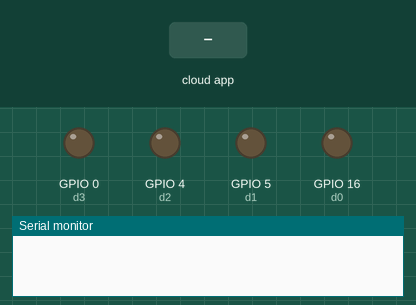
A sketch run on a simulated ESP8266 (NodeMCU). On the bench: output pins drawn as LEDs (lit = HIGH), the last lines printed to the serial monitor. The test bench sets the inputs (shaded band). WiFi joins after 1.5 s; servers stay silent unless stated.

Above: at 2.4 s.
2.5 s: the phone or cloud app sets right to 1
At 3.2 s:
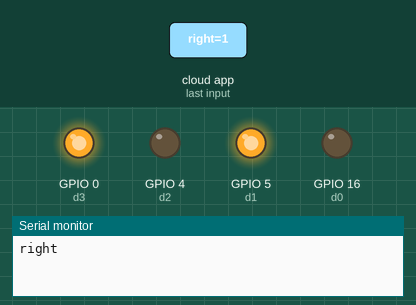
4.2 s: the phone or cloud app sets down to 1
At 5.4 s:
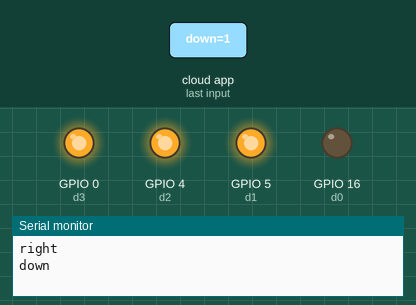
5.7 s: the phone or cloud app sets up to 1
At 6.7 s:
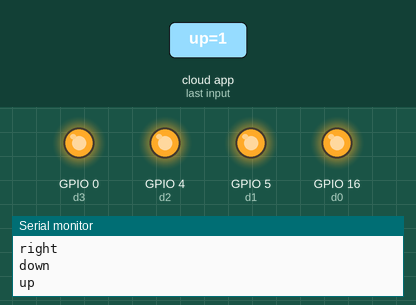
8.7 s: the phone or cloud app sets left to 0
At 9.9 s:
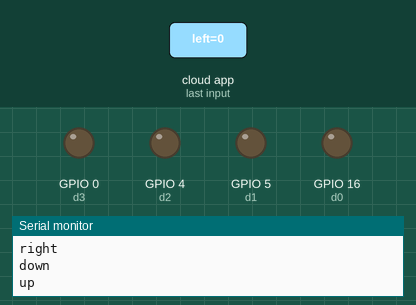
10.2 s: the phone or cloud app sets down to 1
At 11.3 s:
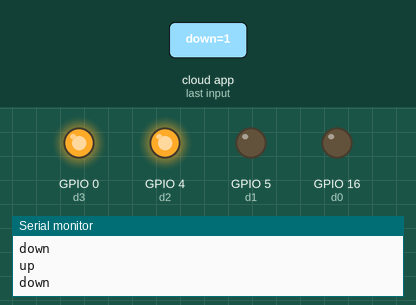
Timing chart, 0 to 12.7 s (numbered marks = the images above; inputs shaded):
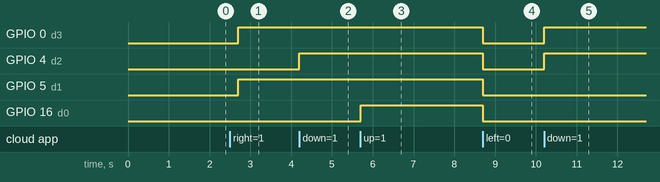

Measured:
- after the input at 2.5 s, GPIO 0 (d3), GPIO 5 (d1): LOW → HIGH after 0.20 s
- after the input at 4.2 s, GPIO 4 (d2): LOW → HIGH at once
- after the input at 5.7 s, GPIO 16 (d0): LOW → HIGH at once
- after the input at 8.7 s, GPIO 0 (d3), GPIO 4 (d2), GPIO 5 (d1), GPIO 16 (d0): HIGH → LOW at once
- after the input at 10.2 s, GPIO 0 (d3), GPIO 4 (d2): LOW → HIGH at once

The sketch:

IOT_esp8266_code.ino
```cpp
#include "arduino_secrets.h"
/*
  Sketch generated by the Arduino IoT Cloud Thing "Untitled"
  https://create.arduino.cc/cloud/things/dfe9c21c-ecd9-4b09-a85f-9b807deea304

  Arduino IoT Cloud Variables description

  The following variables are automatically generated and updated when changes are made to the Thing

  bool right;
  bool down;
  bool up;
  bool left;

  Variables which are marked as READ/WRITE in the Cloud Thing will also have functions
  which are called when their values are changed from the Dashboard.
  These functions are generated with the Thing and added at the end of this sketch.
*/

#include "thingProperties.h"
#include <Servo.h>
#include <SoftwareSerial.h>
SoftwareSerial n(12,15);//d6,d8,rx,tx
bool flag=true;

//Servo myservo;


void setup() {
  // Initialize serial and wait for port to open:
  Serial.begin(115200);
  n.begin(9600);
  pinMode(16,OUTPUT);//d0
  pinMode(5,OUTPUT);//d1
  pinMode(4,OUTPUT);//d2
  pinMode(0,OUTPUT);//d3
  //myservo.attach(2,550,2500);
  // This delay gives the chance to wait for a Serial Monitor without blocking if none is found
  delay(1200);

  // Defined in thingProperties.h
  initProperties();

  // Connect to Arduino IoT Cloud
  ArduinoCloud.begin(ArduinoIoTPreferredConnection);

  /*
     The following function allows you to obtain more information
     related to the state of network and IoT Cloud connection and errors
     the higher number the more granular information you’ll get.
     The default is 0 (only errors).
     Maximum is 4
 */
  setDebugMessageLevel(2);
  ArduinoCloud.printDebugInfo();
  n.write(-1);
}

void loop() {
  ArduinoCloud.update();
  // Your code here


}

void onUpChange() {
  // Do something
  if(up)
  {

   // myservo.write(0);
    n.write(1);
    Serial.println("up");
    digitalWrite(16,HIGH);
    digitalWrite(5,HIGH);


  }

  else{

     digitalWrite(16,LOW);
     digitalWrite(5,LOW);
     digitalWrite(4,LOW);
     digitalWrite(0,LOW);

  }
}


void onDownChange() {
  // Do something
   if(down)
  {


    //myservo.write(0);
     n.write(1);
    Serial.println("down");
    digitalWrite(4,HIGH);
    digitalWrite(0,HIGH);

  }
else
  {

     digitalWrite(16,LOW);
     digitalWrite(5,LOW);
     digitalWrite(4,LOW);
     digitalWrite(0,LOW);

  }
}


void onLeftChange() {
  // Do something
   if(left)
  {


    //myservo.write(100);
    n.write(0);
    Serial.println("left");
    digitalWrite(16,HIGH);
    digitalWrite(4,HIGH);

  }
  else
  {

     digitalWrite(16,LOW);
     digitalWrite(5,LOW);
     digitalWrite(4,LOW);
     digitalWrite(0,LOW);

  }
}


void onRightChange() {
  // Do something
   if(right)
  {

     //myservo.write(100);
     n.write(0);
    Serial.println("right");
    digitalWrite(0,HIGH);
    digitalWrite(5,HIGH);

  }
else
  {

     digitalWrite(16,LOW);
     digitalWrite(5,LOW);
     digitalWrite(4,LOW);
     digitalWrite(0,LOW);

  }
}
void onNumChange() {
  // Do something

  if(!flag)
  {
     Serial.println(num);
     n.write(num);

  }
  flag=false;


}
```

arduino_secrets.h
```cpp
#define SECRET_SSID "******"
#define SECRET_PASS "*******"
#define SECRET_DEVICE_KEY "*********"
```

thingProperties.h
```cpp
// Code generated by Arduino IoT Cloud, DO NOT EDIT.

#include <ArduinoIoTCloud.h>
#include <Arduino_ConnectionHandler.h>


const char THING_ID[]           = "dfe9c21c-ecd9-4b09-a85f-9b807deea304";
const char DEVICE_LOGIN_NAME[]  = "e126918d-4769-45f4-bf07-7e79b3279eff";

const char SSID[]               = SECRET_SSID;    // Network SSID (name)
const char PASS[]               = SECRET_PASS;    // Network password (use for WPA, or use as key for WEP)
const char DEVICE_KEY[]  = SECRET_DEVICE_KEY;    // Secret device password

void onRightChange();
void onDownChange();
void onUpChange();
void onLeftChange();
void onNumChange();


bool right;
bool down;
bool up;
bool left;
int num;


void initProperties(){

  ArduinoCloud.setBoardId(DEVICE_LOGIN_NAME);
  ArduinoCloud.setSecretDeviceKey(DEVICE_KEY);
  ArduinoCloud.setThingId(THING_ID);
  ArduinoCloud.addProperty(right, READWRITE, ON_CHANGE, onRightChange);
  ArduinoCloud.addProperty(down, READWRITE, ON_CHANGE, onDownChange);
  ArduinoCloud.addProperty(up, READWRITE, ON_CHANGE, onUpChange);
  ArduinoCloud.addProperty(left, READWRITE, ON_CHANGE, onLeftChange);
  ArduinoCloud.addProperty(num, READWRITE, ON_CHANGE, onNumChange);
}

WiFiConnectionHandler ArduinoIoTPreferredConnection(SSID, PASS);
```
